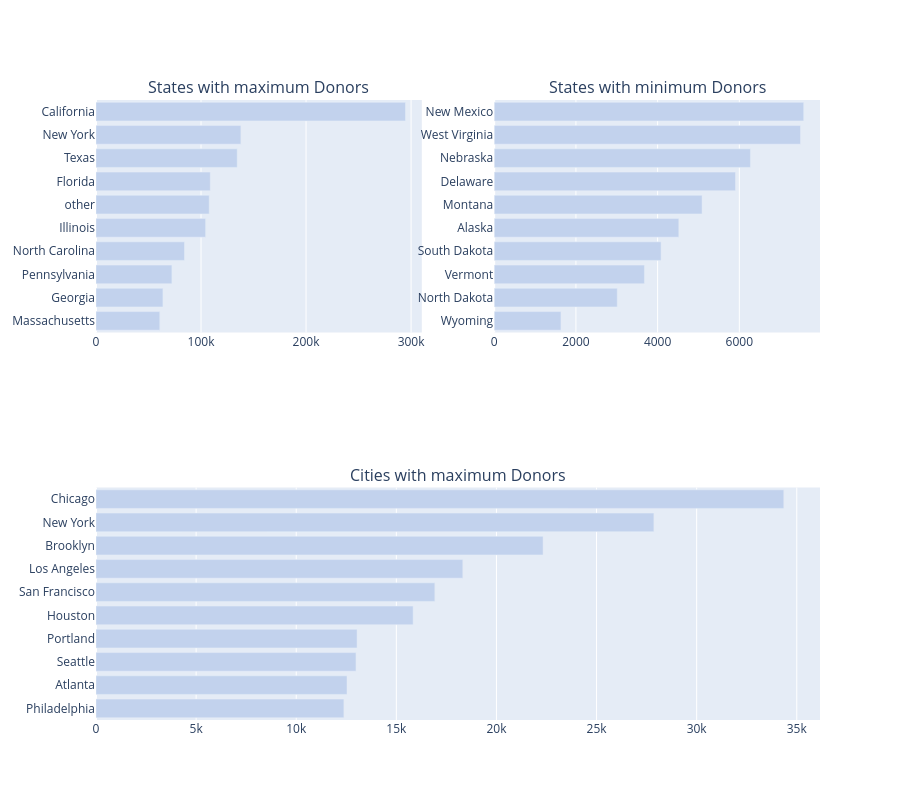

Notebook code for this chart:
### Markdown cell above
## **2.3 Estados y ciudades con mayor número de donantes**
Layout de 4 gráficos de barras que muestra: top 10 estados con máxima cantidad de donantes, top 10 estados con mínima cantidad y top 10 ciudades con mayor concentración de donantes en el país.

### Code cell
fig = tools.make_subplots(rows=2, cols=2, specs=[[{}, {}], [{'colspan': 2}, None]], print_grid=False, subplot_titles = ['States with maximum Donors','States with minimum Donors', 'Cities with maximum Donors'])
fig.append_trace(trace2, 1, 1);
fig.append_trace(trace4, 1, 2);
fig.append_trace(trace1, 2, 1);
# fig.append_trace(trace4, 2, 2);

fig['layout'].update(height=800, showlegend=False);
iplot(fig);

### Figure 1 — Plotly figure (JSON) as saved in the notebook; plotly's stock layout.template omitted (floating-point values rounded to 4 significant figures)
{"data": [{"marker": {"color": "#c2d2ed"}, "orientation": "h", "type": "bar", "x": [60730, 63731, 72280, 84250, 104381, 107809, 108828, 134449, 137957, 294695], "xaxis": "x", "y": ["Massachusetts", "Georgia", "Pennsylvania", "North Carolina", "Illinois", "other", "Florida", "Texas", "New York", "California"], "yaxis": "y"}, {"marker": {"color": "#c2d2ed"}, "orientation": "h", "type": "bar", "x": [1634, 3012, 3677, 4084, 4519, 5088, 5906, 6272, 7497, 7576], "xaxis": "x2", "y": ["Wyoming", "North Dakota", "Vermont", "South Dakota", "Alaska", "Montana", "Delaware", "Nebraska", "West Virginia", "New Mexico"], "yaxis": "y2"}, {"marker": {"color": "#c2d2ed"}, "orientation": "h", "type": "bar", "x": [12381, 12537, 12984, 13039, 15839, 16925, 18320, 22330, 27863, 34352], "xaxis": "x3", "y": ["Philadelphia", "Atlanta", "Seattle", "Portland", "Houston", "San Francisco", "Los Angeles", "Brooklyn", "New York", "Chicago"], "yaxis": "y3"}], "layout": {"annotations": [{"font": {"size": 16}, "showarrow": false, "text": "States with maximum Donors", "x": 0.225, "xanchor": "center", "xref": "paper", "y": 1, "yanchor": "bottom", "yref": "paper"}, {"font": {"size": 16}, "showarrow": false, "text": "States with minimum Donors", "x": 0.775, "xanchor": "center", "xref": "paper", "y": 1, "yanchor": "bottom", "yref": "paper"}, {"font": {"size": 16}, "showarrow": false, "text": "Cities with maximum Donors", "x": 0.5, "xanchor": "center", "xref": "paper", "y": 0.375, "yanchor": "bottom", "yref": "paper"}], "height": 800, "showlegend": false, "xaxis": {"anchor": "y", "domain": [0, 0.45]}, "xaxis2": {"anchor": "y2", "domain": [0.55, 1]}, "xaxis3": {"anchor": "y3", "domain": [0, 1]}, "yaxis": {"anchor": "x", "domain": [0.625, 1]}, "yaxis2": {"anchor": "x2", "domain": [0.625, 1]}, "yaxis3": {"anchor": "x3", "domain": [0, 0.375]}}}
